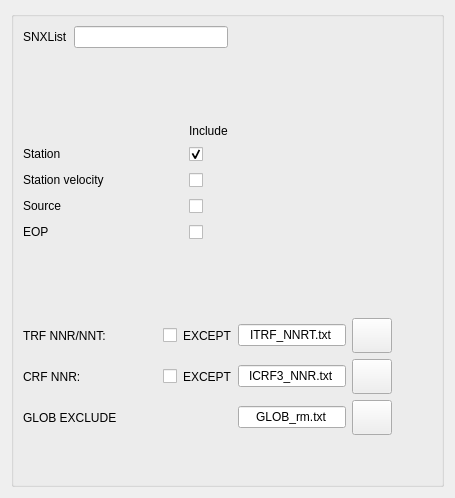
      <widget class="QWidget" name="page_glob_setup">
       <layout class="QHBoxLayout" name="horizontalLayout_65">
        <item>
         <widget class="QGroupBox" name="groupBox_12">
          <property name="title">
           <string/>
          </property>
          <layout class="QVBoxLayout" name="verticalLayout_19">
           <item>
            <layout class="QHBoxLayout" name="horizontalLayout_24">
             <item>
              <layout class="QHBoxLayout" name="horizontalLayout_72">
               <item>
                <widget class="QLabel" name="label_57">
                 <property name="text">
                  <string>SNXList</string>
                 </property>
                </widget>
               </item>
               <item>
                <widget class="QLineEdit" name="lineEdit_glob_arc"/>
               </item>
              </layout>
             </item>
             <item>
              <spacer name="horizontalSpacer_28">
               <property name="orientation">
                <enum>Qt::Horizontal</enum>
               </property>
               <property name="sizeHint" stdset="0">
                <size>
                 <width>40</width>
                 <height>20</height>
                </size>
               </property>
              </spacer>
             </item>
            </layout>
           </item>
           <item>
            <spacer name="verticalSpacer_6">
             <property name="orientation">
              <enum>Qt::Vertical</enum>
             </property>
             <property name="sizeType">
              <enum>QSizePolicy::Fixed</enum>
             </property>
             <property name="sizeHint" stdset="0">
              <size>
               <width>20</width>
               <height>70</height>
              </size>
             </property>
            </spacer>
           </item>
           <item>
            <layout class="QHBoxLayout" name="horizontalLayout_25">
             <item>
              <layout class="QGridLayout" name="gridLayout_5">
               <item row="0" column="2">
                <widget class="QLabel" name="label_55">
                 <property name="sizePolicy">
                  <sizepolicy hsizetype="Preferred" vsizetype="Preferred">
                   <horstretch>0</horstretch>
                   <verstretch>0</verstretch>
                  </sizepolicy>
                 </property>
                 <property name="text">
                  <string>Include</string>
                 </property>
                </widget>
               </item>
               <item row="1" column="0">
                <widget class="QLabel" name="label_7">
                 <property name="text">
                  <string>Station</string>
                 </property>
                </widget>
               </item>
               <item row="1" column="1">
                <spacer name="horizontalSpacer_19">
                 <property name="orientation">
                  <enum>Qt::Horizontal</enum>
                 </property>
                 <property name="sizeHint" stdset="0">
                  <size>
                   <width>40</width>
                   <height>20</height>
                  </size>
                 </property>
                </spacer>
               </item>
               <item row="1" column="2">
                <widget class="QCheckBox" name="checkBox_glob_station_yes">
                 <property name="sizePolicy">
                  <sizepolicy hsizetype="Preferred" vsizetype="Preferred">
                   <horstretch>0</horstretch>
                   <verstretch>0</verstretch>
                  </sizepolicy>
                 </property>
                 <property name="text">
                  <string/>
                 </property>
                 <property name="checked">
                  <bool>true</bool>
                 </property>
                </widget>
               </item>
               <item row="2" column="0">
                <widget class="QLabel" name="label_36">
                 <property name="text">
                  <string>Station velocity</string>
                 </property>
                </widget>
               </item>
               <item row="2" column="1">
                <spacer name="horizontalSpacer_20">
                 <property name="orientation">
                  <enum>Qt::Horizontal</enum>
                 </property>
                 <property name="sizeHint" stdset="0">
                  <size>
                   <width>40</width>
                   <height>20</height>
                  </size>
                 </property>
                </spacer>
               </item>
               <item row="2" column="2">
                <widget class="QCheckBox" name="checkBox_glob_station_velocity_yes">
                 <property name="sizePolicy">
                  <sizepolicy hsizetype="Preferred" vsizetype="Preferred">
                   <horstretch>0</horstretch>
                   <verstretch>0</verstretch>
                  </sizepolicy>
                 </property>
                 <property name="text">
                  <string/>
                 </property>
                </widget>
               </item>
               <item row="3" column="0">
                <widget class="QLabel" name="label_48">
                 <property name="text">
                  <string>Source</string>
                 </property>
                </widget>
               </item>
               <item row="3" column="1">
                <spacer name="horizontalSpacer_21">
                 <property name="orientation">
                  <enum>Qt::Horizontal</enum>
                 </property>
                 <property name="sizeHint" stdset="0">
                  <size>
                   <width>40</width>
                   <height>20</height>
                  </size>
                 </property>
                </spacer>
               </item>
               <item row="3" column="2">
                <widget class="QCheckBox" name="checkBox_glob_source_yes">
                 <property name="sizePolicy">
                  <sizepolicy hsizetype="Preferred" vsizetype="Preferred">
                   <horstretch>0</horstretch>
                   <verstretch>0</verstretch>
                  </sizepolicy>
                 </property>
                 <property name="text">
                  <string/>
                 </property>
                </widget>
               </item>
               <item row="4" column="0">
                <widget class="QLabel" name="label_54">
                 <property name="text">
                  <string>EOP</string>
                 </property>
                </widget>
               </item>
               <item row="4" column="1">
                <spacer name="horizontalSpacer_22">
                 <property name="orientation">
                  <enum>Qt::Horizontal</enum>
                 </property>
                 <property name="sizeHint" stdset="0">
                  <size>
                   <width>40</width>
                   <height>20</height>
                  </size>
                 </property>
                </spacer>
               </item>
               <item row="4" column="2">
                <widget class="QCheckBox" name="checkBox_glob_eop_yes">
                 <property name="sizePolicy">
                  <sizepolicy hsizetype="Preferred" vsizetype="Preferred">
                   <horstretch>0</horstretch>
                   <verstretch>0</verstretch>
                  </sizepolicy>
                 </property>
                 <property name="text">
                  <string/>
                 </property>
                </widget>
               </item>
              </layout>
             </item>
             <item>
              <spacer name="horizontalSpacer_29">
               <property name="orientation">
                <enum>Qt::Horizontal</enum>
               </property>
               <property name="sizeHint" stdset="0">
                <size>
                 <width>40</width>
                 <height>20</height>
                </size>
               </property>
              </spacer>
             </item>
            </layout>
           </item>
           <item>
            <spacer name="verticalSpacer_4">
             <property name="orientation">
              <enum>Qt::Vertical</enum>
             </property>
             <property name="sizeType">
              <enum>QSizePolicy::Fixed</enum>
             </property>
             <property name="sizeHint" stdset="0">
              <size>
               <width>20</width>
               <height>70</height>
              </size>
             </property>
            </spacer>
           </item>
           <item>
            <layout class="QHBoxLayout" name="horizontalLayout_26">
             <item>
              <layout class="QGridLayout" name="gridLayout_6">
               <item row="0" column="0">
                <widget class="QLabel" name="label_56">
                 <property name="text">
                  <string>TRF NNR/NNT:</string>
                 </property>
                </widget>
               </item>
               <item row="0" column="1">
                <spacer name="horizontalSpacer_23">
                 <property name="orientation">
                  <enum>Qt::Horizontal</enum>
                 </property>
                 <property name="sizeHint" stdset="0">
                  <size>
                   <width>40</width>
                   <height>20</height>
                  </size>
                 </property>
                </spacer>
               </item>
               <item row="0" column="2">
                <widget class="QCheckBox" name="checkBox_glob_trf_nnrnnt">
                 <property name="text">
                  <string/>
                 </property>
                </widget>
               </item>
               <item row="0" column="3">
                <widget class="QLabel" name="label_4">
                 <property name="text">
                  <string>EXCEPT</string>
                 </property>
                </widget>
               </item>
               <item row="0" column="4">
                <widget class="QLineEdit" name="lineEdit_glob_trf_nnrnnt">
                 <property name="text">
                  <string>ITRF_NNRT.txt</string>
                 </property>
                 <property name="alignment">
                  <set>Qt::AlignCenter</set>
                 </property>
                </widget>
               </item>
               <item row="0" column="5">
                <widget class="QPushButton" name="pushButton_glob_edit_trf">
                 <property name="sizePolicy">
                  <sizepolicy hsizetype="Fixed" vsizetype="Fixed">
                   <horstretch>0</horstretch>
                   <verstretch>0</verstretch>
                  </sizepolicy>
                 </property>
                 <property name="minimumSize">
                  <size>
                   <width>25</width>
                   <height>35</height>
                  </size>
                 </property>
                 <property name="text">
                  <string/>
                 </property>
                 <property name="icon">
                  <iconset resource="mysource.qrc">
                   <normaloff>:/icons/icons/edit.png</normaloff>:/icons/icons/edit.png</iconset>
                 </property>
                 <property name="iconSize">
                  <size>
                   <width>25</width>
                   <height>25</height>
                  </size>
                 </property>
                </widget>
               </item>
               <item row="1" column="0">
                <widget class="QLabel" name="label_58">
                 <property name="text">
                  <string>CRF NNR:          </string>
                 </property>
                </widget>
               </item>
               <item row="1" column="1">
                <spacer name="horizontalSpacer_24">
                 <property name="orientation">
                  <enum>Qt::Horizontal</enum>
                 </property>
                 <property name="sizeHint" stdset="0">
                  <size>
                   <width>40</width>
                   <height>20</height>
                  </size>
                 </property>
                </spacer>
               </item>
               <item row="1" column="2">
                <widget class="QCheckBox" name="checkBox_glob_crf_nnr">
                 <property name="text">
                  <string/>
                 </property>
                </widget>
               </item>
               <item row="1" column="3">
                <widget class="QLabel" name="label_59">
                 <property name="text">
                  <string>EXCEPT</string>
                 </property>
                </widget>
               </item>
               <item row="1" column="4">
                <widget class="QLineEdit" name="lineEdit_glob_crf_nnr">
                 <property name="text">
                  <string>ICRF3_NNR.txt</string>
                 </property>
                 <property name="alignment">
                  <set>Qt::AlignCenter</set>
                 </property>
                </widget>
               </item>
               <item row="1" column="5">
                <widget class="QPushButton" name="pushButton_glob_edit_crf">
                 <property name="sizePolicy">
                  <sizepolicy hsizetype="Fixed" vsizetype="Fixed">
                   <horstretch>0</horstretch>
                   <verstretch>0</verstretch>
                  </sizepolicy>
                 </property>
                 <property name="minimumSize">
                  <size>
                   <width>25</width>
                   <height>35</height>
                  </size>
                 </property>
                 <property name="text">
                  <string/>
                 </property>
                 <property name="icon">
                  <iconset resource="mysource.qrc">
                   <normaloff>:/icons/icons/edit.png</normaloff>:/icons/icons/edit.png</iconset>
                 </property>
                 <property name="iconSize">
                  <size>
                   <width>25</width>
                   <height>25</height>
                  </size>
                 </property>
                </widget>
               </item>
               <item row="2" column="0">
                <widget class="QLabel" name="label_60">
                 <property name="text">
                  <string>GLOB EXCLUDE</string>
                 </property>
                </widget>
               </item>
               <item row="2" column="1">
                <spacer name="horizontalSpacer_26">
                 <property name="orientation">
                  <enum>Qt::Horizontal</enum>
                 </property>
                 <property name="sizeHint" stdset="0">
                  <size>
                   <width>40</width>
                   <height>20</height>
                  </size>
                 </property>
                </spacer>
               </item>
               <item row="2" column="4">
                <widget class="QLineEdit" name="lineEdit_glob_station_exclude">
                 <property name="text">
                  <string>GLOB_rm.txt</string>
                 </property>
                 <property name="alignment">
                  <set>Qt::AlignCenter</set>
                 </property>
                </widget>
               </item>
               <item row="2" column="5">
                <widget class="QPushButton" name="pushButton_glob_edit_globex">
                 <property name="sizePolicy">
                  <sizepolicy hsizetype="Fixed" vsizetype="Fixed">
                   <horstretch>0</horstretch>
                   <verstretch>0</verstretch>
                  </sizepolicy>
                 </property>
                 <property name="minimumSize">
                  <size>
                   <width>25</width>
                   <height>35</height>
                  </size>
                 </property>
                 <property name="text">
                  <string/>
                 </property>
                 <property name="icon">
                  <iconset resource="mysource.qrc">
                   <normaloff>:/icons/icons/edit.png</normaloff>:/icons/icons/edit.png</iconset>
                 </property>
                 <property name="iconSize">
                  <size>
                   <width>25</width>
                   <height>25</height>
                  </size>
                 </property>
                </widget>
               </item>
              </layout>
             </item>
             <item>
              <spacer name="horizontalSpacer_30">
               <property name="orientation">
                <enum>Qt::Horizontal</enum>
               </property>
               <property name="sizeHint" stdset="0">
                <size>
                 <width>40</width>
                 <height>20</height>
                </size>
               </property>
              </spacer>
             </item>
            </layout>
           </item>
           <item>
            <spacer name="verticalSpacer_3">
             <property name="orientation">
              <enum>Qt::Vertical</enum>
             </property>
             <property name="sizeHint" stdset="0">
              <size>
               <width>20</width>
               <height>40</height>
              </size>
             </property>
            </spacer>
           </item>
          </layout>
         </widget>
        </item>
       </layout>
      </widget>
